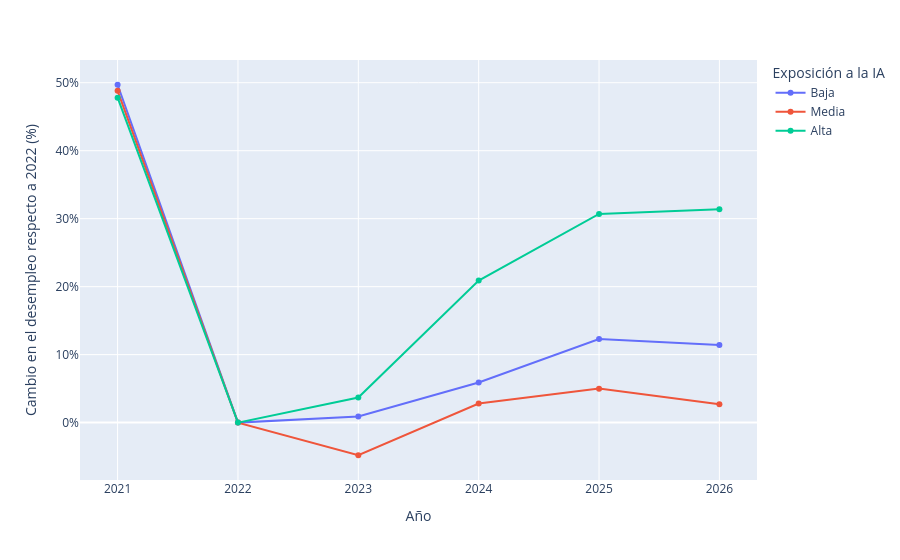

The code cell stored with this chart in its notebook:
### Code cell
px.line(
    (indice - 100).reset_index().melt(id_vars="anio", var_name="nivel_exposicion", value_name="indice"),
    x="anio", y="indice", color="nivel_exposicion", markers=True,
    labels={"indice": "Cambio en el desempleo respecto a 2022 (%)", "anio": "Año", "nivel_exposicion": "Exposición a la IA"},
).update_yaxes(ticksuffix="%")

### Figure 1 — Plotly figure (JSON) as saved in the notebook; plotly's stock layout.template omitted (floating-point values rounded to 4 significant figures)
{"data": [{"hovertemplate": "Exposición a la IA=Baja<br>Año=%{x}<br>Cambio en el desempleo respecto a 2022 (%)=%{y}<extra></extra>", "legendgroup": "Baja", "line": {"color": "#636efa", "dash": "solid"}, "marker": {"symbol": "circle"}, "mode": "lines+markers", "name": "Baja", "orientation": "v", "showlegend": true, "type": "scatter", "x": [2021, 2022, 2023, 2024, 2025, 2026], "xaxis": "x", "y": [49.7, 0.0, 0.9, 5.9, 12.3, 11.4], "yaxis": "y"}, {"hovertemplate": "Exposición a la IA=Media<br>Año=%{x}<br>Cambio en el desempleo respecto a 2022 (%)=%{y}<extra></extra>", "legendgroup": "Media", "line": {"color": "#EF553B", "dash": "solid"}, "marker": {"symbol": "circle"}, "mode": "lines+markers", "name": "Media", "orientation": "v", "showlegend": true, "type": "scatter", "x": [2021, 2022, 2023, 2024, 2025, 2026], "xaxis": "x", "y": [48.8, 0.0, -4.8, 2.8, 5.0, 2.7], "yaxis": "y"}, {"hovertemplate": "Exposición a la IA=Alta<br>Año=%{x}<br>Cambio en el desempleo respecto a 2022 (%)=%{y}<extra></extra>", "legendgroup": "Alta", "line": {"color": "#00cc96", "dash": "solid"}, "marker": {"symbol": "circle"}, "mode": "lines+markers", "name": "Alta", "orientation": "v", "showlegend": true, "type": "scatter", "x": [2021, 2022, 2023, 2024, 2025, 2026], "xaxis": "x", "y": [47.8, 0.0, 3.7, 20.9, 30.7, 31.4], "yaxis": "y"}], "layout": {"legend": {"title": {"text": "Exposición a la IA"}, "tracegroupgap": 0}, "margin": {"t": 60}, "xaxis": {"anchor": "y", "domain": [0, 1], "title": {"text": "Año"}}, "yaxis": {"anchor": "x", "domain": [0, 1], "ticksuffix": "%", "title": {"text": "Cambio en el desempleo respecto a 2022 (%)"}}}}
